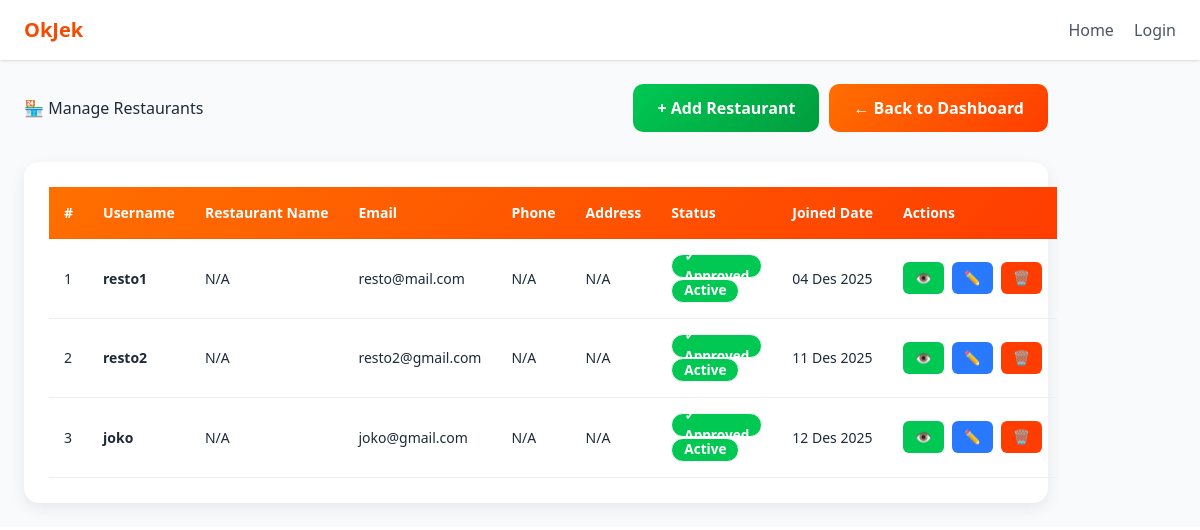
/restaurants/ (signed in), run on the app's committed database.
### accounts/models.py (models this page shows, shortened)
class User(AbstractUser):
    ROLE_CHOICES = (
        ('admin', 'Administrator'),
        ('restaurant', 'Restaurant'),
        ('driver', 'Driver'),
        ('customer', 'Customer'),
    )
    role = models.CharField(max_length=20, choices=ROLE_CHOICES, default='customer')
    is_approved = models.BooleanField(default=False)

### accounts/views.py (the view)
# urls.py: path("restaurants/", views.manage_restaurants, name="restaurants"),
@admin_required
def manage_restaurants(request):
    restos = User.objects.filter(role="restaurant")
    return render(request, "adminpanel/restaurants.html", {"restaurants": restos})

### accounts/views.py (called while the page is built)
def admin_required(view_func):
    return user_passes_test(lambda u: u.is_authenticated and u.role == "admin")(view_func)

### templates/adminpanel/restaurants.html (shortened to what this page needs)
{% extends "base.html" %}
{% load static %}
{% block content %}
<div class="container mt-5">
    <div class="page-header">
        <h1 class="fw-bold">🏪 Manage Restaurants</h1>
        <div class="header-actions">
            <button onclick="openAddModal()" class="btn-success">+ Add Restaurant</button>
            <a href="{% url 'accounts:admin_dashboard' %}" class="btn-primary">← Back to Dashboard</a>
        </div>
    </div>
    <div class="table-container">
        {% if restaurants %}
        <table class="table">
            <thead>
                <tr>
                    <th>#</th>
                    <th>Username</th>
                    <th>Restaurant Name</th>
                    <th>Email</th>
                    <th>Phone</th>
                    <th>Address</th>
                    <th>Status</th>
                    <th>Joined Date</th>
                    <th>Actions</th>
                </tr>
            </thead>
            <tbody>
                {% for restaurant in restaurants %}
                <tr>
                    <td>{{ forloop.counter }}</td>
                    <td><strong>{{ restaurant.username }}</strong></td>
                    <td>
                        {% if restaurant.restaurantprofile %}
                        {{ restaurant.restaurantprofile.restaurant_name|default:"N/A" }}
                        {% else %}
                        N/A
                        {% endif %}
                    </td>
                    <td>{{ restaurant.email }}</td>
                    <td>
                        {% if restaurant.restaurantprofile %}
                        {{ restaurant.restaurantprofile.phone|default:"N/A" }}
                        {% else %}
                        N/A
                        {% endif %}
                    </td>
                    <td>
                        {% if restaurant.restaurantprofile %}
                        {{ restaurant.restaurantprofile.address|truncatewords:5|default:"N/A" }}
                        {% else %}
                        N/A
                        {% endif %}
                    </td>
                    <td>
                        {% if restaurant.is_approved %}
                        <span class="badge badge-success">✓ Approved</span>
                        {% else %}
                        <span class="badge badge-warning">⏳ Pending</span>
                        <form method="POST" action="{% url 'accounts:approve_user' restaurant.id %}" style="display: inline; margin-left: 5px;">
                            {% csrf_token %}
                            <button type="submit" class="btn-approve">Approve</button>
                        </form>
                        {% endif %}
                        {% if restaurant.is_active %}
                        <span class="badge badge-success">Active</span>
                        {% else %}
                        <span class="badge badge-danger">Inactive</span>
                        {% endif %}
                    </td>
                    <td>{{ restaurant.date_joined|date:"d M Y" }}</td>
                    <td>
                        <div class="action-buttons">
                            <button onclick="viewRestaurant({{ restaurant.id }})" class="btn-sm btn-view" title="View Details">👁️</button>
                            <button onclick="editRestaurant({{ restaurant.id }})" class="btn-sm btn-edit" title="Edit">✏️</button>
                            <form method="POST" action="{% url 'accounts:delete_restaurant' restaurant.id %}" style="display: inline;" onsubmit="return confirm('Are you sure you want to delete this restaurant?');">
                                <button type="submit" class="btn-sm btn-delete" title="Delete">🗑️</button>
                            </form>
                        </div>
                    </td>
                </tr>
                {% endfor %}
            </tbody>
        </table>
        {% else %}
        <div class="empty-state">
            <h3>🏪 No Restaurants Yet</h3>
            <p>There are no registered restaurants in the system.</p>
            <button onclick="openAddModal()" class="btn-success" style="margin-top: 20px;">+ Add First Restaurant</button>
        </div>
        {% endif %}
    </div>
</div>
{% endblock %}

### templates/adminpanel/restaurants.html (style rules this page uses)
.page-header { display: flex; justify-content: space-between; align-items: center; margin-bottom: 30px; }
.btn-primary { background: linear-gradient(135deg, #ff6f00, #ff3d00); color: white; padding: 12px 24px; border-radius: 10px; text-decoration: none; border: none; font-weight: 600; transition: 0.2s ease; cursor: pointer; display: inline-block; }
.btn-success { background: linear-gradient(135deg, #00c853, #009d3d); color: white; padding: 12px 24px; border-radius: 10px; text-decoration: none; border: none; font-weight: 600; transition: 0.2s ease; cursor: pointer; display: inline-block; }
.header-actions { display: flex; gap: 10px; }
.table-container { background: white; border-radius: 15px; padding: 25px; box-shadow: 0 5px 15px rgba(0,0,0,0.08); }
.table { width: 100%; border-collapse: collapse; }
.table thead { background: linear-gradient(135deg, #ff6f00, #ff3d00); color: white; }
.table th { padding: 15px; text-align: left; font-weight: 600; }
.table td { padding: 15px; border-bottom: 1px solid #eee; }
.badge { padding: 6px 12px; border-radius: 20px; font-size: 0.85rem; font-weight: 600; }
.badge-success { background-color: #00c853; color: white; }
.action-buttons { display: flex; gap: 8px; }
.btn-sm { padding: 6px 12px; border-radius: 6px; border: none; cursor: pointer; font-size: 0.85rem; text-decoration: none; transition: 0.2s ease; }
.btn-edit { background-color: #2979ff; color: white; }
.btn-delete { background-color: #ff3d00; color: white; }
.btn-view { background-color: #00c853; color: white; }

### data on the page
User: username "resto1", email "resto@mail.com", is_approved True (drawn), is_active True (drawn), date_joined "04 Des 2025"
User: username "resto2", email "resto2@gmail.com", is_approved True (drawn), is_active True (drawn), date_joined "11 Des 2025"
User: username "joko", email "joko@gmail.com", is_approved True (drawn), is_active True (drawn), date_joined "12 Des 2025"
